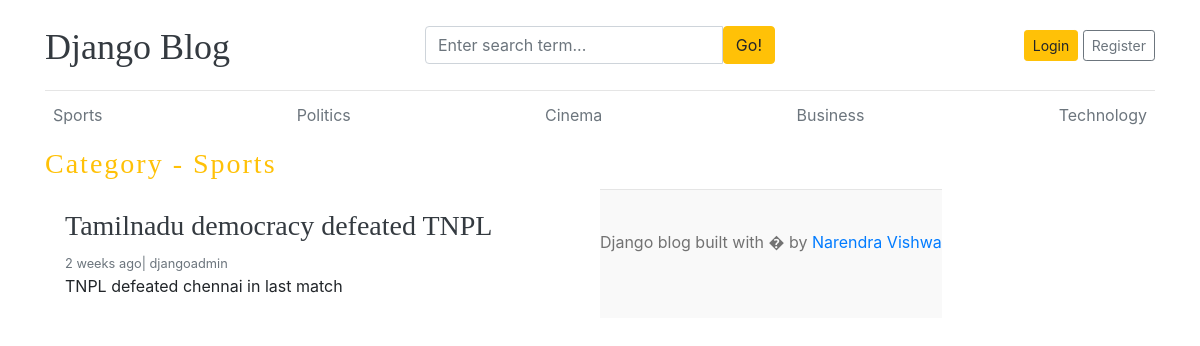
Page /category/1/ on the committed database.
### blogs/models.py (models this page shows, shortened)
class category(models.Model):
    category_name = models.CharField(max_length=50, unique=True)
    created_at = models.DateTimeField(auto_now_add=True)
    updated_at = models.DateTimeField(auto_now=True)
    class Meta:
        verbose_name_plural ='categories'
    def  __str__(self):
        return self.category_name

class Blog(models.Model):
    title = models.CharField(max_length=100)
    slug =models.SlugField(max_length=150, unique=True, blank=True)
    category = models.ForeignKey(category, on_delete=models.CASCADE)
    author = models.ForeignKey(User, on_delete=models.CASCADE)
    featured_image = models.ImageField(upload_to='uploads/%Y/%m%d')
    short_description = models.TextField(max_length=500)
    blog_body = models.TextField(max_length=2000)
    status = models.CharField(max_length=50,choices=STATUS_CHOICES, default="draft")
    is_featured = models.BooleanField(default=False)
    created_at = models.DateTimeField(auto_now_add=True)
    updated_at = models.DateTimeField(auto_now=True)

### blogs/views.py (the view)
# urls.py: path('<int:category_id>/', views.posts_by_category, name='posts_by_category'),
def posts_by_category(request, category_id):
    posts = Blog.objects.filter(status='published', category_id = category_id)
    Category = category.objects.get(id=category_id)
    Category = get_object_or_404(category, pk=category_id)
    context = {
         'posts': posts,
        'Category': Category,
    }
    return render(request,'posts_by_category.html', context)

### blogs/context_processors.py (called while the page is built)
def get_categories(request):
    categories = category.objects.all()
    return dict(categories=categories)

def get_social_links(request):
    social_links = SocialLink.objects.all()
    return dict(social_links=social_links)

### templates/posts_by_category.html (shortened to what this page needs)
{% extends 'base.html' %}
{% block content %}
<h3 class="text-upperrcase text-warning" style="letter-spacing: 2px;">Category - {{ Category }}</h3>
  <div class="row mb-2">
    {% if posts %}
    {% for post in posts %}
    <div class="col-md-6">
      <div class="card border-0" >
        <div class="card-body">
          <h3><a href="{% url 'blogs' post.slug %}"class="text-dark">{{ post.title }}</a></h3>
          <small class="mb-1 text-muted">{{ post.created_at | timesince }} ago| {{ post.author }}</small>
          <p class="card-text">{{ post.short_description | truncatewords:20}}</p>
        </div>
      </div>
    </div>
   {% endfor %}
   {% else %}
   <p> no post found</p>
   {% endif %}
 {% endblock %}

### templates/base.html (shortened to what this page needs)
{% load static %}
<!DOCTYPE html>
<html lang="en">
<head>
    <link href="https://getbootstrap.com/docs/4.0/dist/css/bootstrap.min.css" rel="stylesheet">
    <link href="{% static 'css/blog.css' %}" rel="stylesheet">
  </head>
<body>
    <div class="container">
      <header class="blog-header py-3">
        <div class="row flex-nowrap justify-content-between align-items-center">
          <div class="col-4 pt-1">
            <a class="blog-header-logo text-dark" href="/">Django Blog</a>
          </div>
          <div class="col-4">
            <form action="{% url 'search' %}" method="GET">
              <div class="input-group">
                <input class="form-control" type="text" name="keyword" value="{{keyword}}" placeholder="Enter search term..." aria-label="Enter search term..." aria-describedby="button-search" />
                <button type="submit" class="btn btn-warning" id="button-search" type="button">Go!</button>
            </div>
            </form>
          </div>
          <div class="col-4 d-flex justify-content-end align-items-center">
            {% if not user.is_authenticated %}
            <a class="btn btn-sm btn-warning" href="{% url 'login' %}">Login</a> &nbsp;
            <a class="btn btn-sm btn-outline-secondary" href="{% url 'register' %}">Register</a>
            {% else %}
            <span>
              you are logged in a {{ user }}
            </span>
            &emsp;
            <span><a href="{% url 'logout' %}">Logout</a></span>
            {% endif %}
          </div>
        </div>
      </header>
      <div class="nav-scroller py-1 mb-2">
        <nav class="nav d-flex justify-content-between">
          {% for cat in categories %}
          <a class="p-2 text-muted" href="{% url 'posts_by_category' cat.id %}">{{ cat.category_name }}</a>
          {%  endfor %}
        </nav>
      </div>
{% block content %}
{% endblock %}
<footer class="blog-footer">
    <p>Django blog built with � by <a href="#">Narendra Vishwa</a></p>
  </footer>
  </body>
  </html>

### blog_main/static/css/blog.css (style rules this page uses)
.blog-header { border-bottom: 1px solid #e5e5e5; }
.blog-header-logo { font-family: "Playfair Display", Georgia, "Times New Roman", serif; font-size: 2.25rem; }
h1, h2, h3, h4, h5, h6 { font-family: "Playfair Display", Georgia, "Times New Roman", serif; }
.blog-footer { padding: 2.5rem 0; color: #727272; text-align: center; background-color: #f9f9f9; border-top: .05rem solid #e5e5e5; }
.blog-footer p:last-child { margin-bottom: 0; }

### rows in the picture
category: category_name "Sports"
category: category_name "Politics"
category: category_name "Cinema"
category: category_name "Business"
category: category_name "Technology"
Blog: title "Tamilnadu democracy defeated TNPL", created_at "2 weeks", author "djangoadmin", short_description "TNPL defeated chennai in last match"
